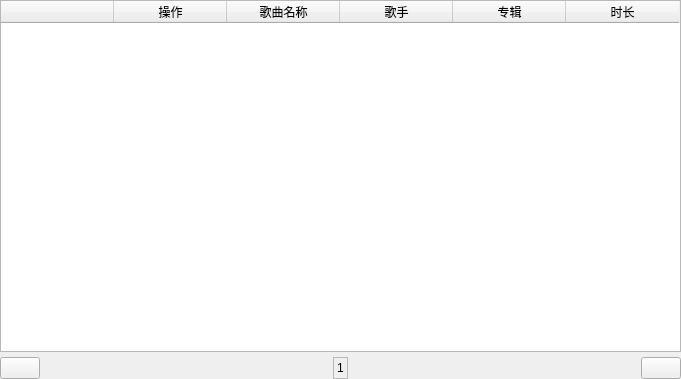
<?xml version="1.0" encoding="UTF-8"?>
<ui version="4.0">
 <class>LikeMusicWidget</class>
 <widget class="QWidget" name="LikeMusicWidget">
  <property name="geometry">
   <rect>
    <x>0</x>
    <y>0</y>
    <width>681</width>
    <height>379</height>
   </rect>
  </property>
  <property name="windowTitle">
   <string>Form</string>
  </property>
  <layout class="QVBoxLayout" name="verticalLayout">
   <property name="spacing">
    <number>5</number>
   </property>
   <property name="leftMargin">
    <number>0</number>
   </property>
   <property name="topMargin">
    <number>0</number>
   </property>
   <property name="rightMargin">
    <number>0</number>
   </property>
   <property name="bottomMargin">
    <number>0</number>
   </property>
   <item>
    <widget class="QTableWidget" name="tableWidget">
     <property name="showGrid">
      <bool>false</bool>
     </property>
     <attribute name="horizontalHeaderDefaultSectionSize">
      <number>113</number>
     </attribute>
     <attribute name="verticalHeaderVisible">
      <bool>false</bool>
     </attribute>
     <column>
      <property name="text">
       <string/>
      </property>
     </column>
     <column>
      <property name="text">
       <string>操作</string>
      </property>
     </column>
     <column>
      <property name="text">
       <string>歌曲名称</string>
      </property>
     </column>
     <column>
      <property name="text">
       <string>歌手</string>
      </property>
     </column>
     <column>
      <property name="text">
       <string>专辑</string>
      </property>
     </column>
     <column>
      <property name="text">
       <string>时长</string>
      </property>
     </column>
    </widget>
   </item>
   <item>
    <layout class="QHBoxLayout" name="horizontalLayout">
     <item>
      <widget class="QPushButton" name="prepagebtn">
       <property name="text">
        <string/>
       </property>
       <property name="icon">
        <iconset>
         <normaloff>Images/prepage.png</normaloff>Images/prepage.png</iconset>
       </property>
      </widget>
     </item>
     <item>
      <spacer name="horizontalSpacer">
       <property name="orientation">
        <enum>Qt::Horizontal</enum>
       </property>
       <property name="sizeHint" stdset="0">
        <size>
         <width>40</width>
         <height>20</height>
        </size>
       </property>
      </spacer>
     </item>
     <item>
      <widget class="QLabel" name="pagelabel">
       <property name="frameShape">
        <enum>QFrame::StyledPanel</enum>
       </property>
       <property name="text">
        <string>1</string>
       </property>
      </widget>
     </item>
     <item>
      <spacer name="horizontalSpacer_2">
       <property name="orientation">
        <enum>Qt::Horizontal</enum>
       </property>
       <property name="sizeHint" stdset="0">
        <size>
         <width>40</width>
         <height>20</height>
        </size>
       </property>
      </spacer>
     </item>
     <item>
      <widget class="QPushButton" name="nextpagebtn">
       <property name="text">
        <string/>
       </property>
       <property name="icon">
        <iconset>
         <normaloff>Images/nextpage.png</normaloff>Images/nextpage.png</iconset>
       </property>
      </widget>
     </item>
    </layout>
   </item>
  </layout>
 </widget>
 <resources/>
 <connections/>
</ui>
